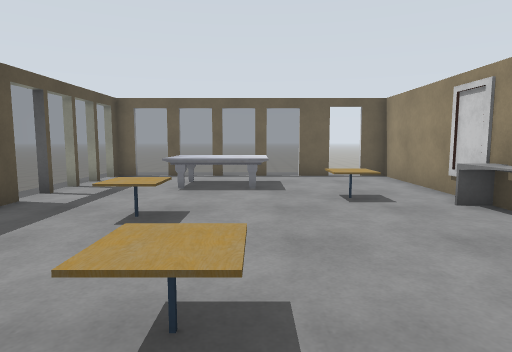
view 1 (above)

12 first-person views from a walk through a Gazebo world. The camera is 1.2 m above the floor, tilts 6° down and sees 75° across. The floor is counted in squares, 1 m on a side. Each view is taken from the middle of a square. On the plan, view 1 faces up. The plan holds only what a view shows up to about 14 squares ahead; the rest is blank. Some surface patterns are stand-ins.

view 2
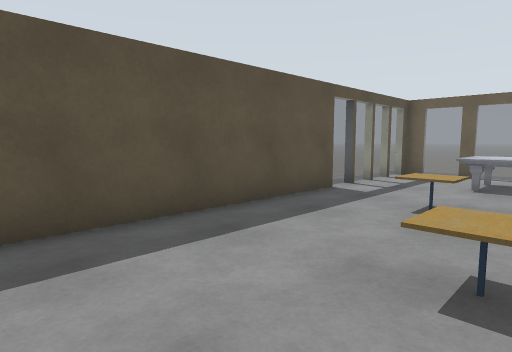

view 3
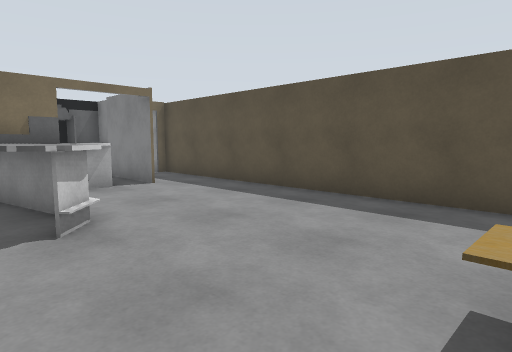

view 4
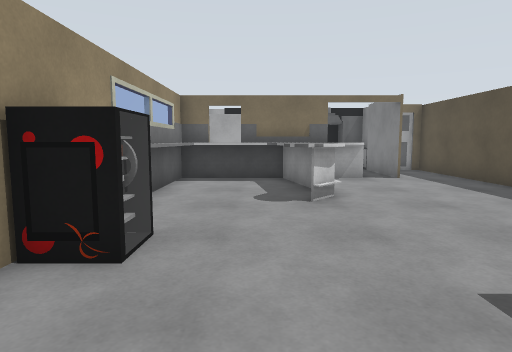

view 5
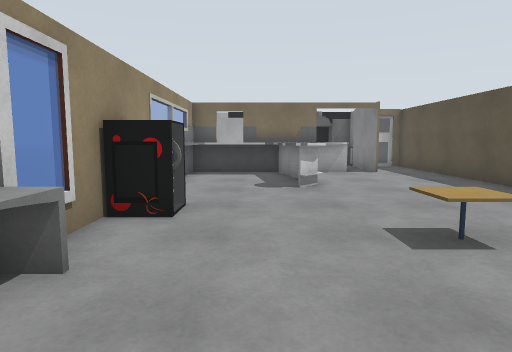

view 6
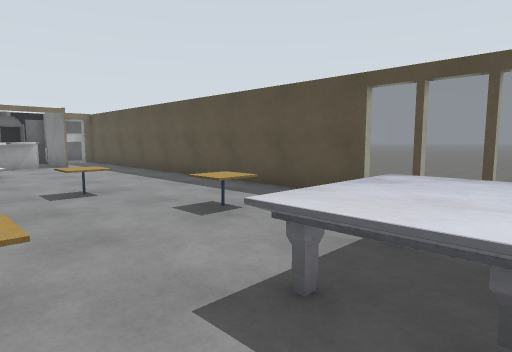

view 7
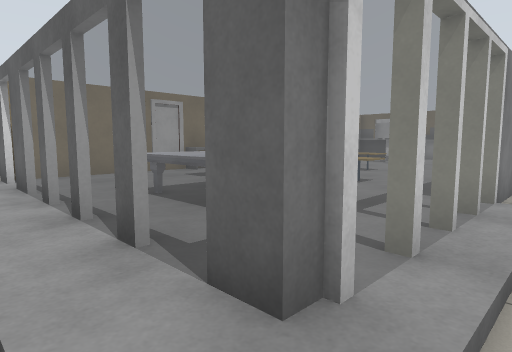

view 8
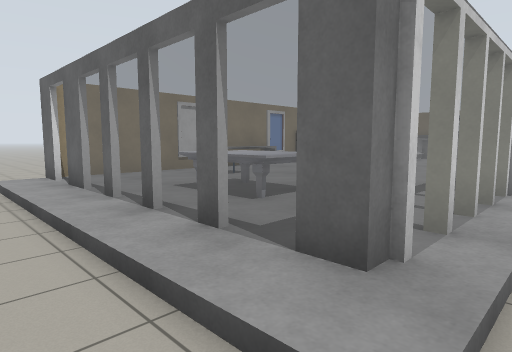

view 9
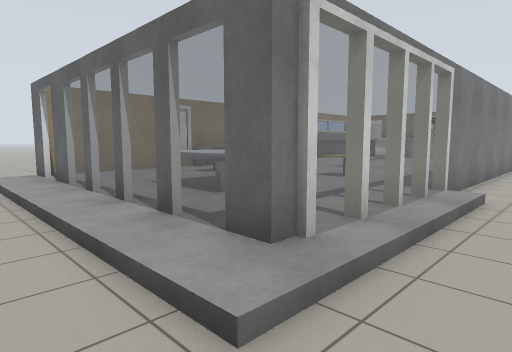

view 10
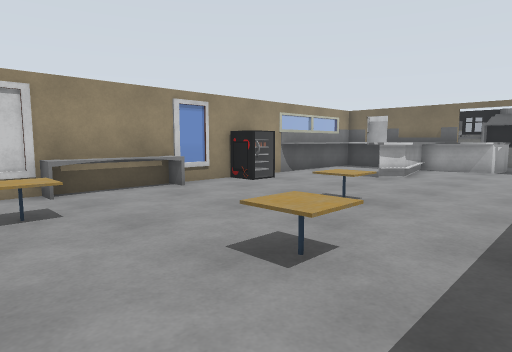

view 11
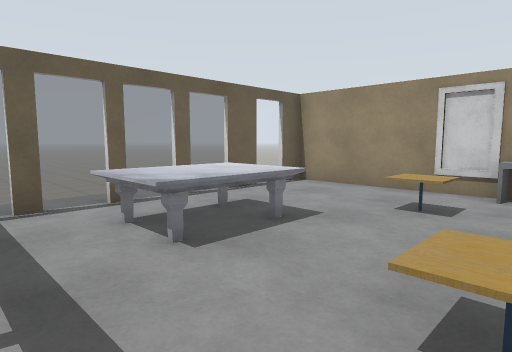

view 12
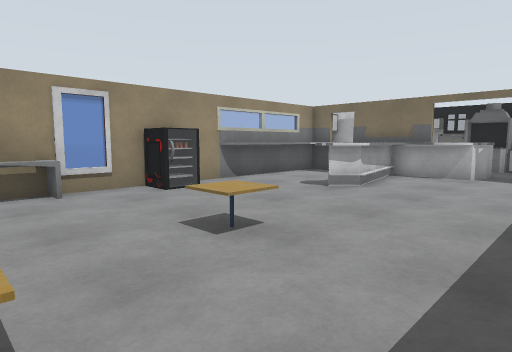

### Floor plan
Key: @ floor where view 1 was taken; # wall or solid block; . main floor; - floor 0.25 m lower than the main floor; / step, stairs or slope; = window, fence, low wall or low ledge; T marble table; C cafe table.
Columns run from 7 left of view 1 to 5 right of it. Each row starts with its distance up from view 1.
 14 -------
 13 --//////////
 12 --.=#==#=...
 11 --=#######.##
 10 --=..TTT....#
  9  -=..TTT....#
  8  -=..TTT....#
  7  -=......C..#
  6  -#........=#
  5  -#..C.....#
  4  -#........#
  3  -#........#
  2   #...CC...##
  1   #........##
  0   #....@..=#
 -1   #........##
 -2   #........##
 -3   #....##..#
 -4   #....=#..#
 -5   #.....=..#
 -6   #.....=###
 -7   #.#.=#####
 -8   #.####  ##
 -9   #.#     ##
-10   ###
-11     ####

Where each view was taken, in squares from view 1:
view 1: 0 up, 0 right, facing up
view 2: 1 down, 0 right, facing up-left
view 3: 2 up, 2 right, facing down-left
view 4: 4 up, 2 right, facing down
view 5: 6 up, 2 right, facing down
view 6: 10 up, 2 right, facing down-left
view 7: 13 up, 6 left, facing down-right
view 8: 14 up, 6 left, facing down-right
view 9: 14 up, 7 left, facing down-right
view 10: 8 up, 4 left, facing down-right
view 11: 5 up, 4 left, facing up-right
view 12: 5 up, 4 left, facing down-right
